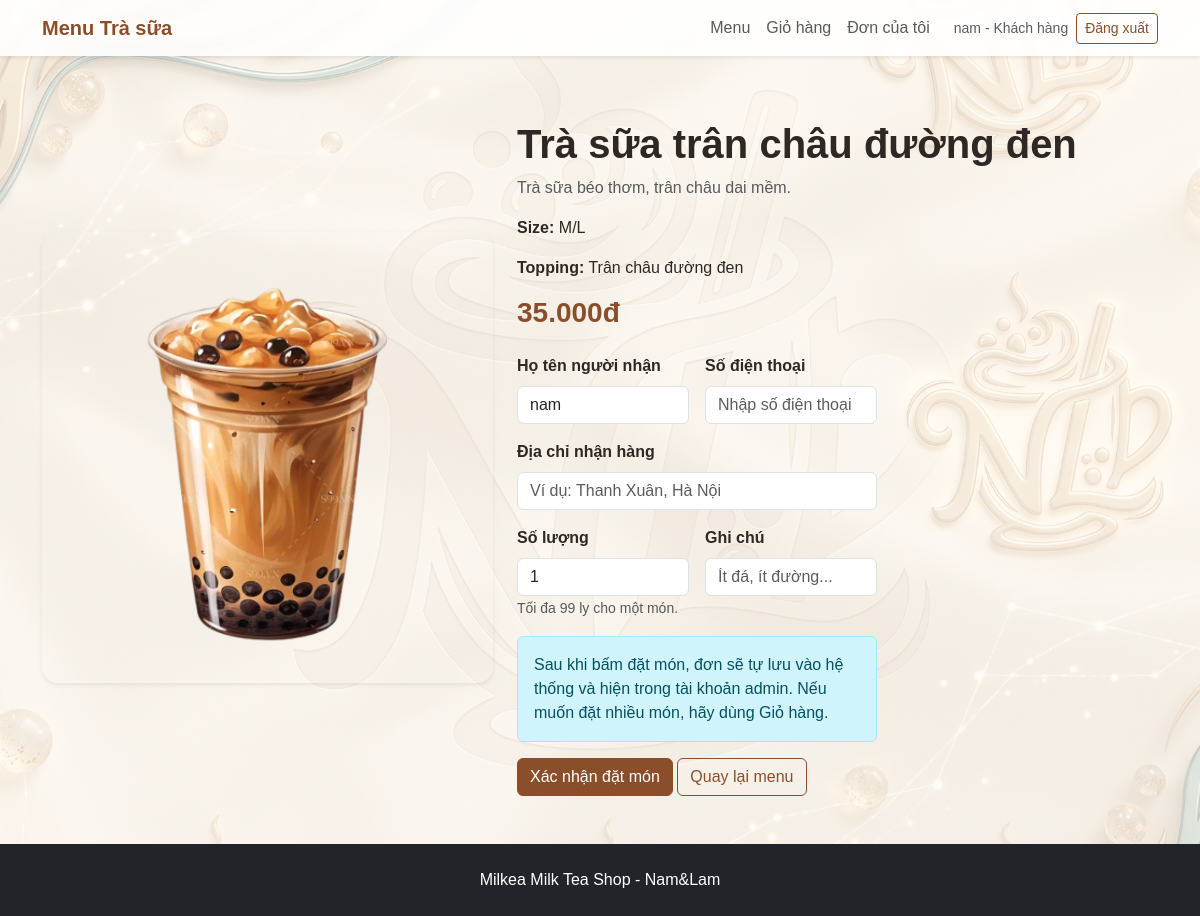
Screenshot of /order/2 (signed in) with the database file from the repository.
### milk_tea_shop/models.py (models this page shows)
class Product(db.Model):
    __tablename__ = "products"
    id = db.Column(db.Integer, primary_key=True)
    name = db.Column(db.String(120), nullable=False)
    category = db.Column(db.String(80), nullable=False)
    size = db.Column(db.String(50), default="M/L")
    topping = db.Column(db.String(120), default="Không")
    price = db.Column(db.Integer, nullable=False)
    description = db.Column(db.Text, default="")
    image = db.Column(db.String(255), default="")
    order_items = db.relationship("OrderItem", backref="product", lazy=True)

### milk_tea_shop/routes.py (the view, shortened to what this page needs)
@main_bp.route("/order/<int:product_id>", methods=["GET", "POST"])
def order(product_id):
    if not check_user():
        return redirect(url_for("main.login"))
    product = Product.query.get_or_404(product_id)
    return render_template("order.html", product=product)

### milk_tea_shop/routes.py (called while the page is built)
@main_bp.app_context_processor
def send_data_to_html():
    cart = session.get("cart", {})
    cart_count = 0
    for quantity in cart.values():
        cart_count += int(quantity)
    return {
        "money": money,
        "cart_count": cart_count
    }

def check_user():
    if "user_id" not in session:
        flash("Vui lòng đăng nhập trước.", "warning")
        return False
    if session.get("role") == "admin":
        flash("Admin chỉ dùng trang quản lý.", "warning")
        return False
    return True

### milk_tea_shop/templates/order.html (shortened to what this page needs)
{% extends "base.html" %}
{% block content %}
<section class="container py-5">
    <div class="row g-4 align-items-center">
        <div class="col-md-5">
            <img src="{{ url_for('static', filename='images/' + (product.image or 'logo.png')) }}" class="img-fluid rounded-4 shadow-sm" alt="{{ product.name }}">
        </div>
        <div class="col-md-7">
            <h1 class="fw-bold">{{ product.name }}</h1>
            <p class="text-muted">{{ product.description }}</p>
            <p><strong>Size:</strong> {{ product.size }}</p>
            <p><strong>Topping:</strong> {{ product.topping }}</p>
            <h3 class="text-brown fw-bold">{{ "{:,.0f}".format(product.price).replace(',', '.') }}đ</h3>
            <form method="POST" class="mt-4 order-box">
                <div class="row g-3">
                    <div class="col-md-6">
                        <label class="form-label fw-semibold">Họ tên người nhận</label>
                        <input type="text" name="customer_name" class="form-control" placeholder="Nhập họ tên" value="{{ session.get('username') }}" required>
                    </div>
                    <div class="col-md-6">
                        <label class="form-label fw-semibold">Số điện thoại</label>
                        <input type="text" name="phone" class="form-control" placeholder="Nhập số điện thoại" required>
                    </div>
                    <div class="col-12">
                        <label class="form-label fw-semibold">Địa chỉ nhận hàng</label>
                        <input type="text" name="address" class="form-control" placeholder="Ví dụ: Thanh Xuân, Hà Nội" required>
                    </div>
                    <div class="col-md-6">
                        <label class="form-label fw-semibold">Số lượng</label>
                        <input type="number" name="quantity" min="1" max="99" value="1" class="form-control" required>
                        <small class="text-muted">Tối đa 99 ly cho một món.</small>
                    </div>
                    <div class="col-md-6">
                        <label class="form-label fw-semibold">Ghi chú</label>
                        <input type="text" name="note" class="form-control" placeholder="Ít đá, ít đường...">
                    </div>
                </div>
                <div class="alert alert-info mt-3 mb-3">
                    Sau khi bấm đặt món, đơn sẽ tự lưu vào hệ thống và hiện trong tài khoản admin. Nếu muốn đặt nhiều món, hãy dùng Giỏ hàng.
                </div>
                <button type="submit" class="btn btn-brown">Xác nhận đặt món</button>
                <a href="{{ url_for('main.menu') }}" class="btn btn-outline-brown">Quay lại menu</a>
            </form>
        </div>
    </div>
</section>
{% endblock %}

### milk_tea_shop/static/css/style.css (style rules this page uses)
html, body { min-height: 100%; }
body { margin: 0; color: #2f2723; font-family: Arial, Helvetica, sans-serif; background: #fffaf5; }
body.app-body { background: linear-gradient(rgba(255, 250, 245, 0.70), rgba(255, 250, 245, 0.70)), url("../images/background.png"); background-size: cover; background-position: center; background-repeat: no-repeat; background-attachment: fixed; }
.text-brown { color: #8a4f2a !important; }
.btn-brown { background: #8a4f2a; color: #fff; border: 1px solid #8a4f2a; }
.btn-outline-brown { border: 1px solid #8a4f2a; color: #8a4f2a; }
.order-box { max-width: 360px; }
html, body { min-height: 100%; margin: 0; }
body { min-height: 100vh; display: flex; flex-direction: column; }

### rows the page displays
Product: image (picture), name "Trà sữa trân châu đường đen", description "Trà sữa béo thơm, trân châu dai mềm.", size "M/L", topping "Trân châu đường đen", price "35.000"

### other values shown
{{ session.get('username') }} "nam"
{{ 'Admin' if session.get('role') == 'admin' else 'Khách hàng' }} "Khách hàng"
